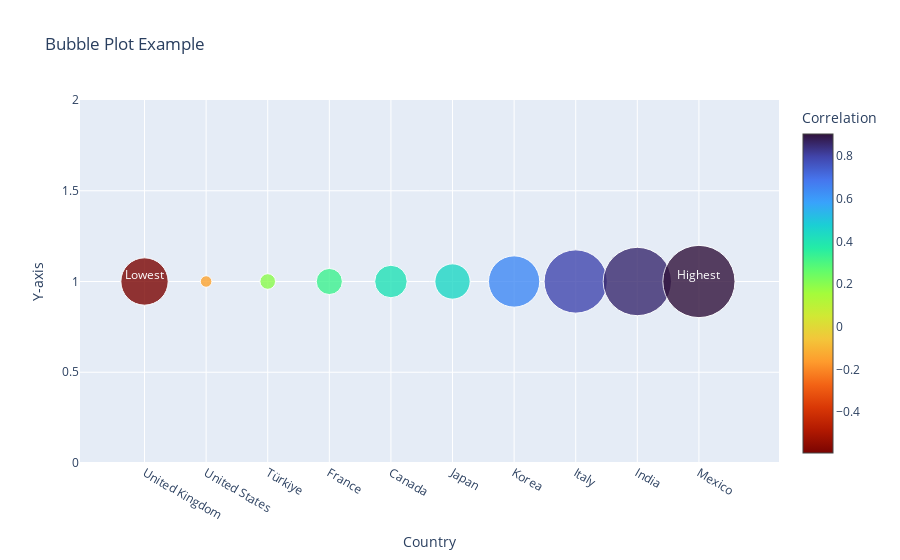

Here is the notebook cell this chart was saved with:
### Code cell
# Plots of Correlation investment and Trade transport volume
fig = go.Figure(data=go.Scatter(
    x=maintenanceInvestCorr.index,
    y=[1] * len(maintenanceInvestCorr), # Set y-axis to 1 to plot bubbles along the x-axis
    mode='markers',
    showlegend=False,
    marker=dict(
        size=abs(maintenanceInvestCorr)*8,  # Bubble size based on absolute value of correlation, scaled for display
        color=maintenanceInvestCorr,            # Bubble color based on correlation
        colorscale='Turbo',          # Choose a color scale (optional)
        sizemode='diameter',
        sizeref=0.1,
        opacity=0.8,
        reversescale=True,
        colorbar=dict(
            title='Correlation'       # Title of the colorbar
        ),
    )
))

# Update the layout with axis titles and chart title
fig.update_layout(
    xaxis_title='Country',
    yaxis_title='Y-axis',
    title='Bubble Plot Example'
)

# Find the index of the bubble with the highest and lowest correlation
highest_index = maintenanceInvestCorr.idxmax()
lowest_index = maintenanceInvestCorr.idxmin()

fig.add_trace(
    go.Scatter(
        x=[highest_index,lowest_index],
        y=[1, 1],
        text=['Highest','Lowest'],
        mode="text",
        textposition="top center",
        textfont=dict(color="white"),
        showlegend=False
    )
)



# Show the chart
fig.show()

### Figure 1 — Plotly figure (JSON) as saved in the notebook; plotly's stock layout.template omitted (floating-point values rounded to 4 significant figures)
{"data": [{"marker": {"color": [-0.5914, -0.1442, 0.1953, 0.3262, 0.4057, 0.4413, 0.6407, 0.7908, 0.8545, 0.9027], "colorbar": {"title": {"text": "Correlation"}}, "colorscale": [[0, "#30123b"], [0.07143, "#4145ab"], [0.1429, "#4675ed"], [0.2143, "#39a2fc"], [0.2857, "#1bcfd4"], [0.3571, "#24eca6"], [0.4286, "#61fc6c"], [0.5, "#a4fc3b"], [0.5714, "#d1e834"], [0.6429, "#f3c63a"], [0.7143, "#fe9b2d"], [0.7857, "#f36315"], [0.8571, "#d93806"], [0.9286, "#b11901"], [1, "#7a0402"]], "opacity": 0.8, "reversescale": true, "size": [4.731, 1.154, 1.563, 2.61, 3.246, 3.53, 5.126, 6.326, 6.836, 7.222], "sizemode": "diameter", "sizeref": 0.1}, "mode": "markers", "showlegend": false, "type": "scatter", "x": ["United Kingdom", "United States", "Türkiye", "France", "Canada", "Japan", "Korea", "Italy", "India", "Mexico"], "y": [1, 1, 1, 1, 1, 1, 1, 1, 1, 1]}, {"mode": "text", "showlegend": false, "text": ["Highest", "Lowest"], "textfont": {"color": "white"}, "textposition": "top center", "type": "scatter", "x": ["Mexico", "United Kingdom"], "y": [1, 1]}], "layout": {"title": {"text": "Bubble Plot Example"}, "xaxis": {"title": {"text": "Country"}}, "yaxis": {"title": {"text": "Y-axis"}}}}
